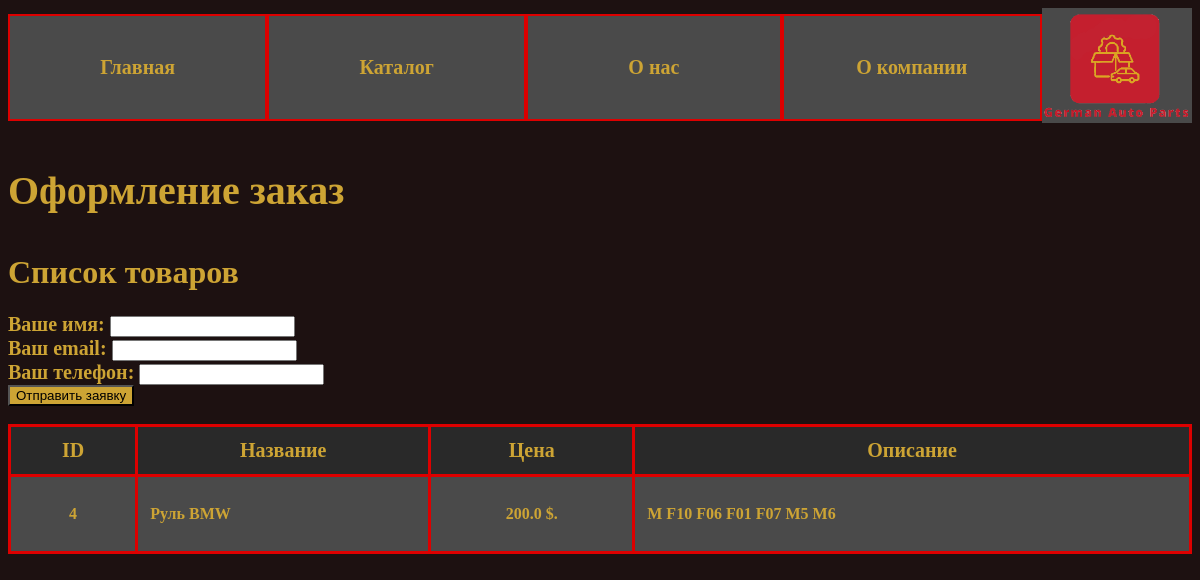
Page /Order/4 on the committed database.
### tables this page shows
CREATE TABLE products (
            id INTEGER PRIMARY KEY AUTOINCREMENT,
            name TEXT NOT NULL,
            price REAL NOT NULL,
            description TEXT
        );

### app.py (the view, shortened to what this page needs)
@app.route("/Order/<id>", methods=['post', 'get'])
def order(id):
    conn = get_db_connection()
    products = conn.execute('SELECT * FROM products where id = ' + id).fetchall()
    conn.close()
    return render_template("order.html", products=products)

### models.py (called while the page is built)
def get_db_connection():
    conn = sqlite3.connect('database.db')
    conn.row_factory = sqlite3.Row
    return conn

### templates/order.html (shortened to what this page needs)
{% extends 'base.html' %}
{% block content %}
    <p style="font-size: 40px; font-weight: bold; color: #CDA434">Оформление заказ</p>
    <h1 style = "color:#CDA434">Список товаров</h1>
    <div class="products-container">
        <table class="products-table">
            <thead>
                <tr>
                    <th style = "font-size: 20px;text-align: center">ID</th>
                    <th style = "font-size: 20px;text-align: center">Название</th>
                    <th style = "font-size: 20px;text-align: center">Цена</th>
                    <th style = "font-size: 20px;text-align: center">Описание</th>
                </tr>
            </thead>
            <tbody>
                {% for product in products %}
                <tr>
                    <td><p style = "text-align: center">{{ product['id'] }}</td></p>
                    <td>{{ product['name'] }}</td>
                    <td><p style = "text-align: center">{{ product['price'] }} $.</td></p>
                    <td>{{ product['description'] }}</td>
                </tr>
                <form action="" method="post" class="form-example">
                <div class="form-example">
                    <label for="name" style = "color:#CDA434; font-weight: bold; font-size: 20px">Ваше имя: </label>
                    <input type="text" name="name" id="name" required />
                </div>
                <div class="form-example">
                    <label for="email" style = "color:#CDA434; font-weight: bold; font-size: 20px">Ваш email: </label>
                    <input type="email" name="email" id="email" required />
                </div>
                <div class="form-example">
                    <label for="number" style = "color:#CDA434; font-weight: bold; font-size: 20px">Ваш телефон: </label>
                    <input type="number" name="number" id="number" required />
                </div>
                <div class="form-example">
                    <input type="submit" style = "background-color: #CDA434;" value="Отправить заявку" />
                </div>
                </form>
                <br>
                {% endfor %}
            </tbody>
        </table>
    </div>
{% endblock %}

### templates/base.html (style rules this page uses)
body { background: rgb(29, 17, 17); }

### templates/order.html (style rules this page uses)
.products-container { margin: 0; padding: 0; font-family: initial; font-size: initial; }
.products-table { width: 100%; border-collapse: collapse; margin: 0; font-family: inherit; font-size: inherit; color: #CDA434; font-weight: bold; }
.products-table th, .products-table td { border: 3px solid #DD0000; padding: 12px; text-align: left; font-family: inherit; font-size: inherit; font-weight: bold; }
.products-table th { background-color: #292929; color: #CDA434; font-family: inherit; font-size: inherit; }
.products-table tr:nth-child(odd) { background-color: #4A4A4A; font-family: inherit; font-size: inherit; }

### rows in the picture
products: id "4", name "Руль BMW", price "200.0", description "M F10 F06 F01 F07 M5 M6"
